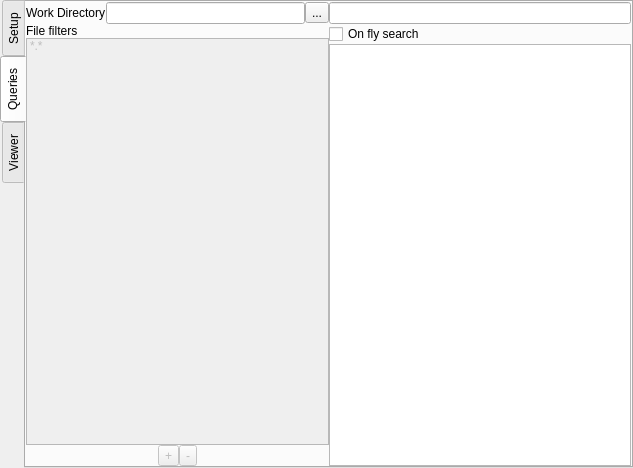
<?xml version="1.0" encoding="UTF-8"?>
<ui version="4.0">
 <class>PV_Indexer</class>
 <widget class="QWidget" name="PV_Indexer">
  <property name="geometry">
   <rect>
    <x>0</x>
    <y>0</y>
    <width>633</width>
    <height>468</height>
   </rect>
  </property>
  <property name="windowTitle">
   <string>Form</string>
  </property>
  <layout class="QGridLayout" name="gridLayout">
   <property name="sizeConstraint">
    <enum>QLayout::SetNoConstraint</enum>
   </property>
   <property name="leftMargin">
    <number>0</number>
   </property>
   <property name="topMargin">
    <number>0</number>
   </property>
   <property name="rightMargin">
    <number>0</number>
   </property>
   <property name="bottomMargin">
    <number>0</number>
   </property>
   <property name="spacing">
    <number>0</number>
   </property>
   <item row="0" column="0">
    <widget class="QTabWidget" name="tabWidget_main">
     <property name="tabPosition">
      <enum>QTabWidget::West</enum>
     </property>
     <property name="currentIndex">
      <number>1</number>
     </property>
     <widget class="QWidget" name="tab">
      <attribute name="title">
       <string>Setup</string>
      </attribute>
      <layout class="QGridLayout" name="gridLayout_2">
       <property name="leftMargin">
        <number>0</number>
       </property>
       <property name="topMargin">
        <number>0</number>
       </property>
       <property name="bottomMargin">
        <number>0</number>
       </property>
       <property name="spacing">
        <number>0</number>
       </property>
       <item row="0" column="0">
        <widget class="QTabWidget" name="tabWidget">
         <property name="tabPosition">
          <enum>QTabWidget::North</enum>
         </property>
         <property name="currentIndex">
          <number>1</number>
         </property>
         <widget class="QWidget" name="tabWidgetPage1">
          <attribute name="title">
           <string>Generate</string>
          </attribute>
          <layout class="QGridLayout" name="gridLayout_3">
           <property name="leftMargin">
            <number>0</number>
           </property>
           <property name="topMargin">
            <number>0</number>
           </property>
           <property name="rightMargin">
            <number>0</number>
           </property>
           <property name="bottomMargin">
            <number>0</number>
           </property>
           <property name="spacing">
            <number>0</number>
           </property>
           <item row="0" column="0">
            <layout class="QHBoxLayout" name="horizontalLayout">
             <item>
              <widget class="QLabel" name="label">
               <property name="text">
                <string>Snapshot Directory</string>
               </property>
              </widget>
             </item>
             <item>
              <widget class="QLineEdit" name="lineEdit_src_folder"/>
             </item>
             <item>
              <widget class="QToolButton" name="toolButton_select_directory">
               <property name="text">
                <string>...</string>
               </property>
              </widget>
             </item>
            </layout>
           </item>
           <item row="1" column="0">
            <layout class="QVBoxLayout" name="verticalLayout">
             <item>
              <widget class="QLabel" name="label_2">
               <property name="text">
                <string>File filters</string>
               </property>
              </widget>
             </item>
             <item>
              <widget class="QListWidget" name="listWidget_filters">
               <property name="editTriggers">
                <set>QAbstractItemView::AllEditTriggers</set>
               </property>
               <property name="alternatingRowColors">
                <bool>true</bool>
               </property>
               <item>
                <property name="text">
                 <string>*.*</string>
                </property>
                <property name="flags">
                 <set>ItemIsSelectable|ItemIsEditable|ItemIsDragEnabled|ItemIsUserCheckable|ItemIsEnabled</set>
                </property>
               </item>
              </widget>
             </item>
             <item>
              <layout class="QHBoxLayout" name="horizontalLayout_2">
               <item>
                <spacer name="horizontalSpacer">
                 <property name="orientation">
                  <enum>Qt::Horizontal</enum>
                 </property>
                 <property name="sizeHint" stdset="0">
                  <size>
                   <width>40</width>
                   <height>20</height>
                  </size>
                 </property>
                </spacer>
               </item>
               <item>
                <widget class="QToolButton" name="toolButton_filter_setup_add">
                 <property name="text">
                  <string>+</string>
                 </property>
                </widget>
               </item>
               <item>
                <widget class="QToolButton" name="toolButton_filter_setup_remove">
                 <property name="text">
                  <string>-</string>
                 </property>
                </widget>
               </item>
               <item>
                <spacer name="horizontalSpacer_2">
                 <property name="orientation">
                  <enum>Qt::Horizontal</enum>
                 </property>
                 <property name="sizeHint" stdset="0">
                  <size>
                   <width>40</width>
                   <height>20</height>
                  </size>
                 </property>
                </spacer>
               </item>
              </layout>
             </item>
            </layout>
           </item>
           <item row="1" column="1">
            <layout class="QVBoxLayout" name="verticalLayout_2">
             <item>
              <spacer name="verticalSpacer">
               <property name="orientation">
                <enum>Qt::Vertical</enum>
               </property>
               <property name="sizeHint" stdset="0">
                <size>
                 <width>20</width>
                 <height>40</height>
                </size>
               </property>
              </spacer>
             </item>
             <item>
              <spacer name="horizontalSpacer_3">
               <property name="orientation">
                <enum>Qt::Horizontal</enum>
               </property>
               <property name="sizeHint" stdset="0">
                <size>
                 <width>40</width>
                 <height>20</height>
                </size>
               </property>
              </spacer>
             </item>
             <item>
              <widget class="QPushButton" name="pushButton_gen_db">
               <property name="text">
                <string>Gen Database</string>
               </property>
              </widget>
             </item>
            </layout>
           </item>
           <item row="0" column="1">
            <layout class="QHBoxLayout" name="horizontalLayout_3">
             <item>
              <widget class="QLabel" name="label_3">
               <property name="text">
                <string>Work Directory</string>
               </property>
              </widget>
             </item>
             <item>
              <widget class="QLineEdit" name="lineEdit_work_folder"/>
             </item>
             <item>
              <widget class="QToolButton" name="toolButton_work_directory">
               <property name="text">
                <string>...</string>
               </property>
              </widget>
             </item>
            </layout>
           </item>
          </layout>
         </widget>
         <widget class="QWidget" name="tabWidgetPage2">
          <attribute name="title">
           <string>Load Database </string>
          </attribute>
         </widget>
        </widget>
       </item>
      </layout>
     </widget>
     <widget class="QWidget" name="tab_2">
      <attribute name="title">
       <string>Queries</string>
      </attribute>
      <layout class="QGridLayout" name="gridLayout_4">
       <property name="leftMargin">
        <number>0</number>
       </property>
       <property name="topMargin">
        <number>0</number>
       </property>
       <property name="rightMargin">
        <number>0</number>
       </property>
       <property name="bottomMargin">
        <number>0</number>
       </property>
       <property name="spacing">
        <number>0</number>
       </property>
       <item row="0" column="0" rowspan="3">
        <layout class="QVBoxLayout" name="verticalLayout_4">
         <item>
          <layout class="QHBoxLayout" name="horizontalLayout_5">
           <item>
            <widget class="QLabel" name="label_5">
             <property name="text">
              <string>Work Directory</string>
             </property>
            </widget>
           </item>
           <item>
            <widget class="QLineEdit" name="lineEdit_work_folder_query"/>
           </item>
           <item>
            <widget class="QToolButton" name="toolButton_work_directory_2">
             <property name="text">
              <string>...</string>
             </property>
            </widget>
           </item>
          </layout>
         </item>
         <item>
          <layout class="QVBoxLayout" name="verticalLayout_3">
           <item>
            <widget class="QLabel" name="label_4">
             <property name="text">
              <string>File filters</string>
             </property>
            </widget>
           </item>
           <item>
            <widget class="QListWidget" name="listWidget_filters_2">
             <property name="enabled">
              <bool>false</bool>
             </property>
             <property name="editTriggers">
              <set>QAbstractItemView::AllEditTriggers</set>
             </property>
             <property name="alternatingRowColors">
              <bool>true</bool>
             </property>
             <item>
              <property name="text">
               <string>*.*</string>
              </property>
              <property name="flags">
               <set>ItemIsSelectable|ItemIsEditable|ItemIsDragEnabled|ItemIsUserCheckable|ItemIsEnabled</set>
              </property>
             </item>
            </widget>
           </item>
           <item>
            <layout class="QHBoxLayout" name="horizontalLayout_4">
             <item>
              <spacer name="horizontalSpacer_4">
               <property name="orientation">
                <enum>Qt::Horizontal</enum>
               </property>
               <property name="sizeHint" stdset="0">
                <size>
                 <width>40</width>
                 <height>20</height>
                </size>
               </property>
              </spacer>
             </item>
             <item>
              <widget class="QToolButton" name="toolButton_5">
               <property name="enabled">
                <bool>false</bool>
               </property>
               <property name="text">
                <string>+</string>
               </property>
              </widget>
             </item>
             <item>
              <widget class="QToolButton" name="toolButton_6">
               <property name="enabled">
                <bool>false</bool>
               </property>
               <property name="text">
                <string>-</string>
               </property>
              </widget>
             </item>
             <item>
              <spacer name="horizontalSpacer_5">
               <property name="orientation">
                <enum>Qt::Horizontal</enum>
               </property>
               <property name="sizeHint" stdset="0">
                <size>
                 <width>40</width>
                 <height>20</height>
                </size>
               </property>
              </spacer>
             </item>
            </layout>
           </item>
          </layout>
         </item>
        </layout>
       </item>
       <item row="0" column="1">
        <widget class="QLineEdit" name="lineEdit_search_string"/>
       </item>
       <item row="2" column="1">
        <widget class="QListWidget" name="listWidget_results">
         <property name="editTriggers">
          <set>QAbstractItemView::AllEditTriggers</set>
         </property>
        </widget>
       </item>
       <item row="1" column="1">
        <widget class="QCheckBox" name="checkBox_on_fly">
         <property name="text">
          <string>On fly search</string>
         </property>
        </widget>
       </item>
      </layout>
     </widget>
     <widget class="QWidget" name="tab_3">
      <attribute name="title">
       <string>Viewer</string>
      </attribute>
      <layout class="QGridLayout" name="gridLayout_5">
       <item row="0" column="0">
        <widget class="QPlainTextEdit" name="plainTextEdit_viewer"/>
       </item>
      </layout>
     </widget>
    </widget>
   </item>
  </layout>
 </widget>
 <resources/>
 <connections/>
</ui>
